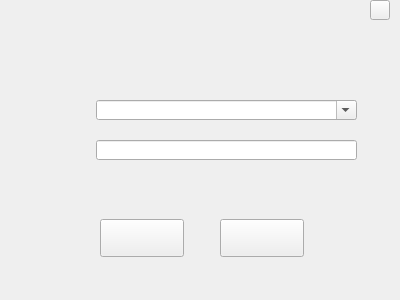
<?xml version="1.0" encoding="UTF-8"?>
<ui version="4.0">
 <class>CLoginWidget</class>
 <widget class="QWidget" name="CLoginWidget">
  <property name="geometry">
   <rect>
    <x>0</x>
    <y>0</y>
    <width>400</width>
    <height>300</height>
   </rect>
  </property>
  <property name="windowTitle">
   <string>CLoginWidget</string>
  </property>
  <widget class="QLineEdit" name="lineEdit_password">
   <property name="geometry">
    <rect>
     <x>96</x>
     <y>140</y>
     <width>261</width>
     <height>20</height>
    </rect>
   </property>
  </widget>
  <widget class="QLabel" name="label">
   <property name="geometry">
    <rect>
     <x>30</x>
     <y>100</y>
     <width>60</width>
     <height>18</height>
    </rect>
   </property>
   <property name="text">
    <string/>
   </property>
   <property name="pixmap">
    <pixmap resource="skgui.qrc">:/images/username</pixmap>
   </property>
  </widget>
  <widget class="QLabel" name="label_tip">
   <property name="geometry">
    <rect>
     <x>98</x>
     <y>169</y>
     <width>241</width>
     <height>23</height>
    </rect>
   </property>
   <property name="text">
    <string/>
   </property>
   <property name="pixmap">
    <pixmap resource="skgui.qrc">:/images/login_tip</pixmap>
   </property>
  </widget>
  <widget class="QComboBox" name="comboBox_user">
   <property name="geometry">
    <rect>
     <x>96</x>
     <y>100</y>
     <width>261</width>
     <height>20</height>
    </rect>
   </property>
   <property name="editable">
    <bool>true</bool>
   </property>
  </widget>
  <widget class="QPushButton" name="btnCancel">
   <property name="geometry">
    <rect>
     <x>220</x>
     <y>219</y>
     <width>84</width>
     <height>38</height>
    </rect>
   </property>
   <property name="styleSheet">
    <string notr="true">QPushButton#btnCancel{
  padding: -1;
  border-image:url(:/images/btn_cancel);
}

QPushButton#btnCancel:hover {
  padding: -1;
  border-image:url(:/images/btn_cancel);
}

QPushButton#btnCancel:pressed {
  padding: -1;
  border-image:url(:/images/btn_cancel);
}</string>
   </property>
   <property name="text">
    <string/>
   </property>
  </widget>
  <widget class="QPushButton" name="btnLogin">
   <property name="geometry">
    <rect>
     <x>100</x>
     <y>219</y>
     <width>84</width>
     <height>38</height>
    </rect>
   </property>
   <property name="styleSheet">
    <string notr="true">QPushButton#btnLogin{
  padding: -1;
  border-image:url(:/images/btn_login);
}

QPushButton#btnLogin:hover {
  padding: -1;
  border-image:url(:/images/btn_login);
}

QPushButton#btnLogin:pressed {
  padding: -1;
  border-image:url(:/images/btn_login);
}</string>
   </property>
   <property name="text">
    <string/>
   </property>
  </widget>
  <widget class="QLabel" name="label_2">
   <property name="geometry">
    <rect>
     <x>30</x>
     <y>140</y>
     <width>60</width>
     <height>18</height>
    </rect>
   </property>
   <property name="text">
    <string/>
   </property>
   <property name="pixmap">
    <pixmap resource="skgui.qrc">:/images/password</pixmap>
   </property>
  </widget>
  <widget class="QPushButton" name="btnClose">
   <property name="geometry">
    <rect>
     <x>370</x>
     <y>0</y>
     <width>20</width>
     <height>20</height>
    </rect>
   </property>
   <property name="styleSheet">
    <string notr="true">QPushButton#btnClose{
  padding: -1;
  border-image:url(:/images/btn_close_normal);
}

QPushButton#btnClose:hover {
  padding: -1;
  border-image:url(:/images/btn_close_hover);
}

QPushButton#btnClose:pressed {
  padding: -1;
  border-image:url(:/images/btn_close_down);
}</string>
   </property>
   <property name="text">
    <string/>
   </property>
  </widget>
 </widget>
 <layoutdefault spacing="6" margin="11"/>
 <tabstops>
  <tabstop>comboBox_user</tabstop>
  <tabstop>lineEdit_password</tabstop>
  <tabstop>btnLogin</tabstop>
  <tabstop>btnCancel</tabstop>
  <tabstop>btnClose</tabstop>
 </tabstops>
 <resources>
  <include location="skgui.qrc"/>
 </resources>
 <connections/>
</ui>
